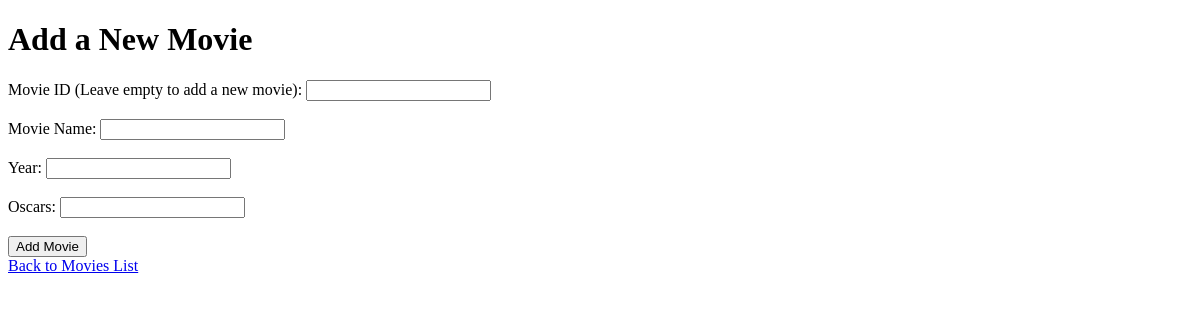
Page /add_movie?id=6 on the earlier database version.
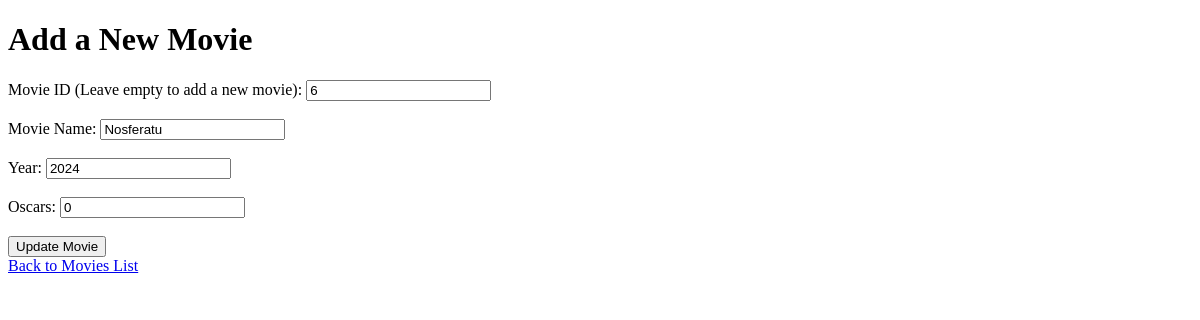
Same page on the later database version.
### flask_application_assignment.py (models this page shows)
class Movie(db.Model):
    __table_args__ = {'extend_existing': True}
    __tablename__ = 'movies'
    id = db.Column(db.Integer, primary_key=True)
    name = db.Column(db.String(100), nullable=False)
    year = db.Column(db.Integer, nullable=True)
    oscars = db.Column(db.Integer, nullable=True)

### flask_application_assignment.py (the view, shortened to what this page needs)
@app.route('/add_movie', methods=['GET', 'POST'])
def add_movie():
    movie = None
    movie_id = request.args.get('id')
    if movie_id:
        movie = Movie.query.get(movie_id)
    return render_template('add_movie.html', movie=movie)

### templates/add_movie.html (shortened to what this page needs)
<!DOCTYPE html>
<html lang="en">
<head>
</head>
<body>
    <h1>Add a New Movie</h1>
    <form action="{{ url_for('add_movie') }}" method="POST">
        <label for="id">Movie ID (Leave empty to add a new movie):</label>
        <input type="number" id="id" name="id" value="{{ movie.id if movie else '' }}"><br><br>
        <label for="name">Movie Name:</label>
        <input type="text" id="name" name="name" value="{{ movie.name if movie else '' }}" required><br><br>
        <label for="year">Year:</label>
        <input type="number" id="year" name="year" value="{{ movie.year if movie else '' }}"><br><br>
        <label for="oscars">Oscars:</label>
        <input type="number" id="oscars" name="oscars" value="{{ movie.oscars if movie else '' }}"><br><br>
        <button type="submit">{% if movie %}Update Movie{% else %}Add Movie{% endif %}</button>
    </form>
    <a href="{{ url_for('index') }}">Back to Movies List</a>
</body>
</html>

Differences in the rows shown:
added Movie: id "6", name "Nosferatu", year "2024", oscars "0"
Other differences:
text no longer shown: "Add Movie"
text now shown: "Update Movie"
